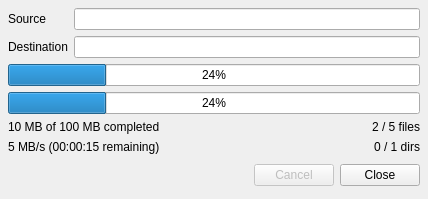
<ui version="4.0" >
 <author></author>
 <comment></comment>
 <exportmacro></exportmacro>
 <class>QtCopyDialog</class>
 <widget class="QDialog" name="QtCopyDialog" >
  <property name="geometry" >
   <rect>
    <x>0</x>
    <y>0</y>
    <width>428</width>
    <height>147</height>
   </rect>
  </property>
  <property name="maximumSize" >
   <size>
    <width>16777215</width>
    <height>16777215</height>
   </size>
  </property>
  <property name="windowTitle" >
   <string>24% of 100MB (Copying...)</string>
  </property>
  <layout class="QVBoxLayout" >
   <property name="margin" >
    <number>8</number>
   </property>
   <property name="spacing" >
    <number>6</number>
   </property>
   <item>
    <layout class="QGridLayout" >
     <property name="margin" >
      <number>0</number>
     </property>
     <property name="spacing" >
      <number>6</number>
     </property>
     <item row="1" column="0" >
      <widget class="QLabel" name="destLabel" >
       <property name="sizePolicy" >
        <sizepolicy>
         <hsizetype>0</hsizetype>
         <vsizetype>5</vsizetype>
         <horstretch>0</horstretch>
         <verstretch>0</verstretch>
        </sizepolicy>
       </property>
       <property name="text" >
        <string>Destination</string>
       </property>
      </widget>
     </item>
     <item row="0" column="1" >
      <widget class="QLineEdit" name="sourceLineEdit" >
       <property name="sizePolicy" >
        <sizepolicy>
         <hsizetype>7</hsizetype>
         <vsizetype>0</vsizetype>
         <horstretch>0</horstretch>
         <verstretch>0</verstretch>
        </sizepolicy>
       </property>
       <property name="focusPolicy" >
        <enum>Qt::NoFocus</enum>
       </property>
       <property name="readOnly" >
        <bool>true</bool>
       </property>
      </widget>
     </item>
     <item row="0" column="0" >
      <widget class="QLabel" name="sourceLabel" >
       <property name="sizePolicy" >
        <sizepolicy>
         <hsizetype>0</hsizetype>
         <vsizetype>5</vsizetype>
         <horstretch>0</horstretch>
         <verstretch>0</verstretch>
        </sizepolicy>
       </property>
       <property name="text" >
        <string>Source</string>
       </property>
      </widget>
     </item>
     <item row="1" column="1" >
      <widget class="QLineEdit" name="destLineEdit" >
       <property name="sizePolicy" >
        <sizepolicy>
         <hsizetype>7</hsizetype>
         <vsizetype>0</vsizetype>
         <horstretch>0</horstretch>
         <verstretch>0</verstretch>
        </sizepolicy>
       </property>
       <property name="focusPolicy" >
        <enum>Qt::NoFocus</enum>
       </property>
       <property name="text" >
        <string/>
       </property>
       <property name="readOnly" >
        <bool>true</bool>
       </property>
      </widget>
     </item>
    </layout>
   </item>
   <item>
    <widget class="QProgressBar" name="currentProgressBar" >
     <property name="value" >
      <number>24</number>
     </property>
    </widget>
   </item>
   <item>
    <widget class="QProgressBar" name="totalProgressBar" >
     <property name="value" >
      <number>24</number>
     </property>
    </widget>
   </item>
   <item>
    <layout class="QGridLayout" >
     <property name="margin" >
      <number>0</number>
     </property>
     <property name="spacing" >
      <number>6</number>
     </property>
     <item row="0" column="0" >
      <widget class="QLabel" name="completedLabel" >
       <property name="text" >
        <string>10 MB of 100 MB completed</string>
       </property>
      </widget>
     </item>
     <item row="0" column="1" >
      <widget class="QLabel" name="filesLabel" >
       <property name="text" >
        <string>2 / 5 files</string>
       </property>
       <property name="alignment" >
        <set>Qt::AlignRight|Qt::AlignTrailing|Qt::AlignVCenter</set>
       </property>
      </widget>
     </item>
     <item row="1" column="0" >
      <widget class="QLabel" name="remainingLabel" >
       <property name="text" >
        <string>5 MB/s (00:00:15 remaining)</string>
       </property>
      </widget>
     </item>
     <item row="1" column="1" >
      <widget class="QLabel" name="dirsLabel" >
       <property name="text" >
        <string>0 / 1 dirs</string>
       </property>
       <property name="alignment" >
        <set>Qt::AlignRight|Qt::AlignTrailing|Qt::AlignVCenter</set>
       </property>
      </widget>
     </item>
    </layout>
   </item>
   <item>
    <layout class="QHBoxLayout" >
     <property name="margin" >
      <number>0</number>
     </property>
     <property name="spacing" >
      <number>6</number>
     </property>
     <item>
      <spacer>
       <property name="orientation" >
        <enum>Qt::Horizontal</enum>
       </property>
       <property name="sizeHint" >
        <size>
         <width>221</width>
         <height>31</height>
        </size>
       </property>
      </spacer>
     </item>
     <item>
      <widget class="QPushButton" name="cancelButton" >
       <property name="enabled" >
        <bool>false</bool>
       </property>
       <property name="text" >
        <string>Cancel</string>
       </property>
      </widget>
     </item>
     <item>
      <widget class="QPushButton" name="closeButton" >
       <property name="text" >
        <string>Close</string>
       </property>
      </widget>
     </item>
    </layout>
   </item>
  </layout>
 </widget>
 <pixmapfunction></pixmapfunction>
 <resources/>
 <connections>
  <connection>
   <sender>cancelButton</sender>
   <signal>clicked()</signal>
   <receiver>QtCopyDialog</receiver>
   <slot>reject()</slot>
   <hints>
    <hint type="sourcelabel" >
     <x>369</x>
     <y>253</y>
    </hint>
    <hint type="destinationlabel" >
     <x>179</x>
     <y>282</y>
    </hint>
   </hints>
  </connection>
  <connection>
   <sender>closeButton</sender>
   <signal>clicked()</signal>
   <receiver>QtCopyDialog</receiver>
   <slot>reject()</slot>
   <hints>
    <hint type="sourcelabel" >
     <x>389</x>
     <y>177</y>
    </hint>
    <hint type="destinationlabel" >
     <x>220</x>
     <y>101</y>
    </hint>
   </hints>
  </connection>
 </connections>
</ui>
